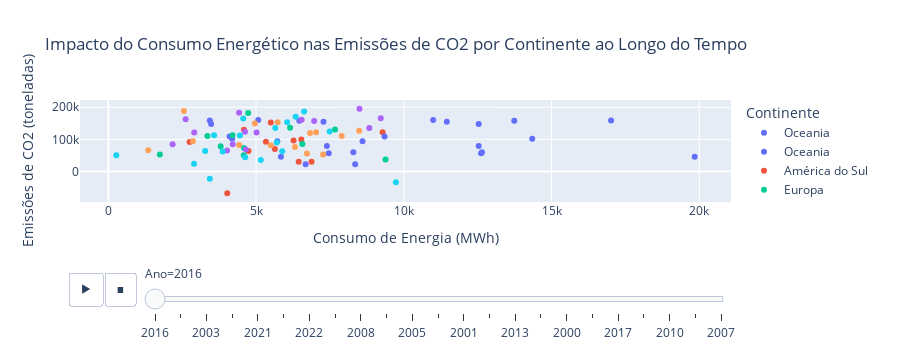

The notebook cell saved with this chart:
### Code cell
# Gráfico interativo de dispersão
fig = px.scatter(df_energy_co2, 
                 x='Consumo_Energia_Renovável (MWh)', 
                 y='Emissões_CO2 (toneladas)', 
                 color='Continente', 
                 animation_frame='Ano', 
                 title='Impacto do Consumo de Energias no CO2 por Continente ao Longo do Tempo',
                 labels={'Consumo_Energia_Renovável (MWh)': 'Consumo de Energia Renovável (MWh)',
                         'Emissões_CO2 (toneladas)': 'Emissões de CO2 (toneladas)'})

# Adicionando outra série para consumo de energia fóssil
fig.add_trace(px.scatter(df_energy_co2, 
                         x='Consumo_Energia_Fóssil (MWh)', 
                         y='Emissões_CO2 (toneladas)', 
                         color='Continente', 
                         animation_frame='Ano', 
                         labels={'Consumo_Energia_Fóssil (MWh)': 'Consumo de Energia Fóssil (MWh)'}).data[0])

# Atualizando o layout
fig.update_layout(title='Impacto do Consumo Energético nas Emissões de CO2 por Continente ao Longo do Tempo',
                  xaxis_title='Consumo de Energia (MWh)',
                  yaxis_title='Emissões de CO2 (toneladas)',
                  legend_title='Continente')

fig.show()

### Figure 1 — Plotly figure (JSON) as saved in the notebook; plotly's stock layout.template omitted (floating-point values rounded to 4 significant figures)
{"data": [{"hovertemplate": "Continente=Oceania<br>Ano=2016<br>Consumo de Energia Renovável (MWh)=%{x}<br>Emissões de CO2 (toneladas)=%{y}<extra></extra>", "legendgroup": "Oceania", "marker": {"color": "#636efa", "symbol": "circle"}, "mode": "markers", "name": "Oceania", "orientation": "v", "showlegend": true, "type": "scatter", "x": [7398.0, 5841.0, 7283.0, 7460.0, 8293.0, 3436.0, 8354.0, 4105.0, 6465.0, 5719.0, 3480.0, 4192.0, 5073.0], "xaxis": "x", "y": [78910.0, 45990.0, 154400.0, 56940.0, 59860.0, 159000.0, 22360.0, 108700.0, 158000.0, 94310.0, 147600.0, 101600.0, 160100.0], "yaxis": "y"}, {"hovertemplate": "Continente=América do Sul<br>Ano=2016<br>Consumo de Energia Renovável (MWh)=%{x}<br>Emissões de CO2 (toneladas)=%{y}<extra></extra>", "legendgroup": "América do Sul", "marker": {"color": "#EF553B", "symbol": "circle"}, "mode": "markers", "name": "América do Sul", "orientation": "v", "showlegend": true, "type": "scatter", "x": [6879.0, 6443.0, 6270.0, 9283.0, 5636.0, 6532.0, 4593.0, 4745.0, 5334.0, 2751.0, 5499.0, 4025.0], "xaxis": "x", "y": [30400.0, 29960.0, 96330.0, 122200.0, 70120.0, 99320.0, 129600.0, 63430.0, 92180.0, 91680.0, 152100.0, -67670.0], "yaxis": "y"}, {"hovertemplate": "Continente=Europa<br>Ano=2016<br>Consumo de Energia Renovável (MWh)=%{x}<br>Emissões de CO2 (toneladas)=%{y}<extra></extra>", "legendgroup": "Europa", "marker": {"color": "#00cc96", "symbol": "circle"}, "mode": "markers", "name": "Europa", "orientation": "v", "showlegend": true, "type": "scatter", "x": [4590.0, 6566.0, 4205.0, 4583.0, 3802.0, 1744.0, 4735.0, 3355.0, 6152.0, 9383.0, 7673.0], "xaxis": "x", "y": [72900.0, 85530.0, 112900.0, 50300.0, 78770.0, 52420.0, 182200.0, 110600.0, 136300.0, 36830.0, 130400.0], "yaxis": "y"}, {"hovertemplate": "Continente=América do Norte<br>Ano=2016<br>Consumo de Energia Renovável (MWh)=%{x}<br>Emissões de CO2 (toneladas)=%{y}<extra></extra>", "legendgroup": "América do Norte", "marker": {"color": "#ab63fa", "symbol": "circle"}, "mode": "markers", "name": "América do Norte", "orientation": "v", "showlegend": true, "type": "scatter", "x": [6542.0, 4626.0, 5017.0, 6968.0, 4424.0, 4019.0, 4211.0, 8501.0, 8832.0, 2176.0, 9220.0, 2616.0, 2907.0, 4656.0], "xaxis": "x", "y": [160700.0, 123700.0, 121600.0, 156700.0, 183000.0, 65090.0, 84740.0, 194900.0, 135200.0, 84820.0, 165300.0, 162200.0, 121600.0, 68540.0], "yaxis": "y"}, {"hovertemplate": "Continente=Ásia<br>Ano=2016<br>Consumo de Energia Renovável (MWh)=%{x}<br>Emissões de CO2 (toneladas)=%{y}<extra></extra>", "legendgroup": "Ásia", "marker": {"color": "#FFA15A", "symbol": "circle"}, "mode": "markers", "name": "Ásia", "orientation": "v", "showlegend": true, "type": "scatter", "x": [7030.0, 8491.0, 2864.0, 4960.0, 6722.0, 6318.0, 5732.0, 4427.0, 1352.0, 5499.0, 2558.0, 6825.0, 7270.0, 7897.0], "xaxis": "x", "y": [121700.0, 126900.0, 93670.0, 149500.0, 56060.0, 76210.0, 153300.0, 82680.0, 66270.0, 81380.0, 188200.0, 119900.0, 52720.0, 110500.0], "yaxis": "y"}, {"hovertemplate": "Continente=África<br>Ano=2016<br>Consumo de Energia Renovável (MWh)=%{x}<br>Emissões de CO2 (toneladas)=%{y}<extra></extra>", "legendgroup": "África", "marker": {"color": "#19d3f3", "symbol": "circle"}, "mode": "markers", "name": "África", "orientation": "v", "showlegend": true, "type": "scatter", "x": [6338.0, 6627.0, 5159.0, 2900.0, 270.1, 5702.0, 7492.0, 5651.0, 4567.0, 5885.0, 3870.0, 6052.0, 3580.0, 4633.0, 9733.0, 3278.0, 4456.0, 3436.0], "xaxis": "x", "y": [170100.0, 186600.0, 35480.0, 24160.0, 50060.0, 89700.0, 124100.0, 135500.0, 164700.0, 62790.0, 61750.0, 153300.0, 112500.0, 44010.0, -33660.0, 63490.0, 111900.0, -22620.0], "yaxis": "y"}, {"hovertemplate": "Continente=Oceania<br>Ano=2016<br>Consumo de Energia Fóssil (MWh)=%{x}<br>Emissões_CO2 (toneladas)=%{y}<extra></extra>", "legendgroup": "Oceania", "marker": {"color": "#636efa", "symbol": "circle"}, "mode": "markers", "name": "Oceania", "orientation": "v", "showlegend": true, "type": "scatter", "x": [12540.0, 19850.0, 11460.0, 12620.0, 12650.0, 17010.0, 6678.0, 9349.0, 13740.0, 8603.0, 12540.0, 14350.0, 10990.0], "xaxis": "x", "y": [78910.0, 45990.0, 154400.0, 56940.0, 59860.0, 159000.0, 22360.0, 108700.0, 158000.0, 94310.0, 147600.0, 101600.0, 160100.0], "yaxis": "y"}], "layout": {"height": 360, "legend": {"title": {"text": "Continente"}, "tracegroupgap": 0}, "sliders": [{"active": 0, "currentvalue": {"prefix": "Ano="}, "len": 0.9, "pad": {"b": 10, "t": 60}, "steps": [{"args": [["2016"], {"frame": {"duration": 0, "redraw": false}, "fromcurrent": true, "mode": "immediate", "transition": {"duration": 0, "easing": "linear"}}], "label": "2016", "method": "animate"}, {"args": [["2020"], {"frame": {"duration": 0, "redraw": false}, "fromcurrent": true, "mode": "immediate", "transition": {"duration": 0, "easing": "linear"}}], "label": "2020", "method": "animate"}, {"args": [["2003"], {"frame": {"duration": 0, "redraw": false}, "fromcurrent": true, "mode": "immediate", "transition": {"duration": 0, "easing": "linear"}}], "label": "2003", "method": "animate"}, {"args": [["2019"], {"frame": {"duration": 0, "redraw": false}, "fromcurrent": true, "mode": "immediate", "transition": {"duration": 0, "easing": "linear"}}], "label": "2019", "method": "animate"}, {"args": [["2021"], {"frame": {"duration": 0, "redraw": false}, "fromcurrent": true, "mode": "immediate", "transition": {"duration": 0, "easing": "linear"}}], "label": "2021", "method": "animate"}, {"args": [["2009"], {"frame": {"duration": 0, "redraw": false}, "fromcurrent": true, "mode": "immediate", "transition": {"duration": 0, "easing": "linear"}}], "label": "2009", "method": "animate"}, {"args": [["2022"], {"frame": {"duration": 0, "redraw": false}, "fromcurrent": true, "mode": "immediate", "transition": {"duration": 0, "easing": "linear"}}], "label": "2022", "method": "animate"}, {"args": [["2011"], {"frame": {"duration": 0, "redraw": false}, "fromcurrent": true, "mode": "immediate", "transition": {"duration": 0, "easing": "linear"}}], "label": "2011", "method": "animate"}, {"args": [["2008"], {"frame": {"duration": 0, "redraw": false}, "fromcurrent": true, "mode": "immediate", "transition": {"duration": 0, "easing": "linear"}}], "label": "2008", "method": "animate"}, {"args": [["2014"], {"frame": {"duration": 0, "redraw": false}, "fromcurrent": true, "mode": "immediate", "transition": {"duration": 0, "easing": "linear"}}], "label": "2014", "method": "animate"}, {"args": [["2005"], {"frame": {"duration": 0, "redraw": false}, "fromcurrent": true, "mode": "immediate", "transition": {"duration": 0, "easing": "linear"}}], "label": "2005", "method": "animate"}, {"args": [["2002"], {"frame": {"duration": 0, "redraw": false}, "fromcurrent": true, "mode": "immediate", "transition": {"duration": 0, "easing": "linear"}}], "label": "2002", "method": "animate"}, {"args": [["2001"], {"frame": {"duration": 0, "redraw": false}, "fromcurrent": true, "mode": "immediate", "transition": {"duration": 0, "easing": "linear"}}], "label": "2001", "method": "animate"}, {"args": [["2018"], {"frame": {"duration": 0, "redraw": false}, "fromcurrent": true, "mode": "immediate", "transition": {"duration": 0, "easing": "linear"}}], "label": "2018", "method": "animate"}, {"args": [["2013"], {"frame": {"duration": 0, "redraw": false}, "fromcurrent": true, "mode": "immediate", "transition": {"duration": 0, "easing": "linear"}}], "label": "2013", "method": "animate"}, {"args": [["2004"], {"frame": {"duration": 0, "redraw": false}, "fromcurrent": true, "mode": "immediate", "transition": {"duration": 0, "easing": "linear"}}], "label": "2004", "method": "animate"}, {"args": [["2000"], {"frame": {"duration": 0, "redraw": false}, "fromcurrent": true, "mode": "immediate", "transition": {"duration": 0, "easing": "linear"}}], "label": "2000", "method": "animate"}, {"args": [["2006"], {"frame": {"duration": 0, "redraw": false}, "fromcurrent": true, "mode": "immediate", "transition": {"duration": 0, "easing": "linear"}}], "label": "2006", "method": "animate"}, {"args": [["2017"], {"frame": {"duration": 0, "redraw": false}, "fromcurrent": true, "mode": "immediate", "transition": {"duration": 0, "easing": "linear"}}], "label": "2017", "method": "animate"}, {"args": [["2015"], {"frame": {"duration": 0, "redraw": false}, "fromcurrent": true, "mode": "immediate", "transition": {"duration": 0, "easing": "linear"}}], "label": "2015", "method": "animate"}, {"args": [["2010"], {"frame": {"duration": 0, "redraw": false}, "fromcurrent": true, "mode": "immediate", "transition": {"duration": 0, "easing": "linear"}}], "label": "2010", "method": "animate"}, {"args": [["2012"], {"frame": {"duration": 0, "redraw": false}, "fromcurrent": true, "mode": "immediate", "transition": {"duration": 0, "easing": "linear"}}], "label": "2012", "method": "animate"}, {"args": [["2007"], {"frame": {"duration": 0, "redraw": false}, "fromcurrent": true, "mode": "immediate", "transition": {"duration": 0, "easing": "linear"}}], "label": "2007", "method": "animate"}], "x": 0.1, "xanchor": "left", "y": 0, "yanchor": "top"}], "title": {"text": "Impacto do Consumo Energético nas Emissões de CO2 por Continente ao Longo do Tempo"}, "updatemenus": [{"buttons": [{"args": [null, {"frame": {"duration": 500, "redraw": false}, "fromcurrent": true, "mode": "immediate", "transition": {"duration": 500, "easing": "linear"}}], "label": "&#9654;", "method": "animate"}, {"args": [[null], {"frame": {"duration": 0, "redraw": false}, "fromcurrent": true, "mode": "immediate", "transition": {"duration": 0, "easing": "linear"}}], "label": "&#9724;", "method": "animate"}], "direction": "left", "pad": {"r": 10, "t": 70}, "showactive": false, "type": "buttons", "x": 0.1, "xanchor": "right", "y": 0, "yanchor": "top"}], "xaxis": {"anchor": "y", "autorange": true, "domain": [0, 1], "range": [-926.5, 21040.0], "title": {"text": "Consumo de Energia (MWh)"}, "type": "linear"}, "yaxis": {"anchor": "x", "autorange": true, "domain": [0, 1], "range": [-94450.0, 221700.0], "title": {"text": "Emissões de CO2 (toneladas)"}, "type": "linear"}}}
